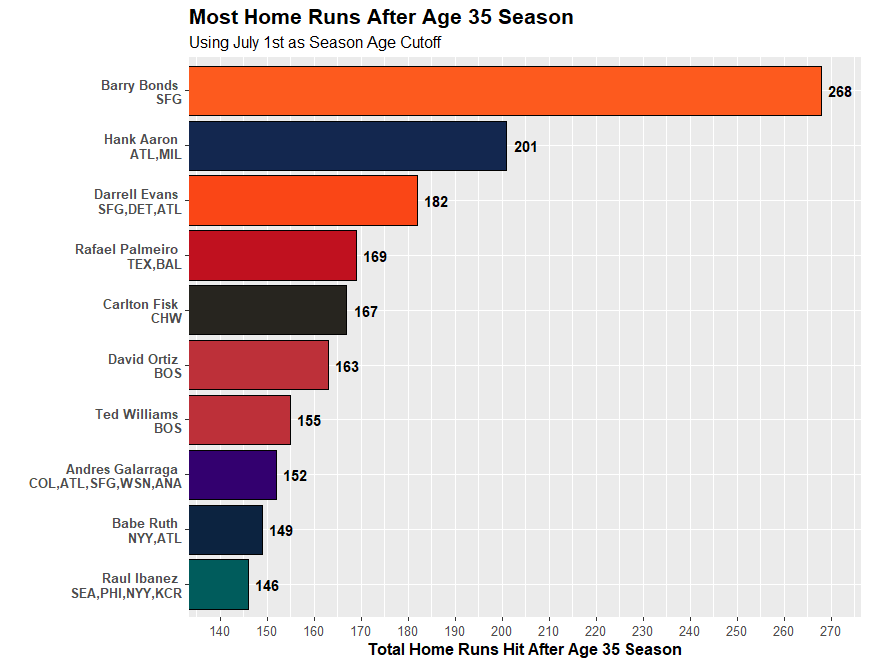

Reproduce this figure in R.
#Set working directory

setwd("C:/Users/daily/Desktop/Repositories/MiscVisuals/Website Visualizations/Most X After Age X Season/MLB")

#Loading necessary libraries

library(sqldf)
library(tidyverse)
library(zoo)
library(Lahman)

#Get data from Lahman Database

data <- sqldf('WITH sub1 AS (
SELECT People.playerID, Batting.yearID, CASE WHEN birthMonth <= 6 THEN Batting.yearID - birthYear ELSE Batting.yearID - birthYear - 1 END AS SeasonAge, People.nameFirst, People.nameLast,
TeamsFranchises.franchName AS Teams, TeamsFranchises.franchID, SUM(Batting.HR) AS HR
                    FROM People
                    INNER JOIN Batting
                    ON People.playerID = Batting.PlayerID
                    INNER JOIN Teams
                    ON Batting.teamID = Teams.teamID
                    AND Batting.yearID = Teams.yearID
                    INNER JOIN TeamsFranchises
                    ON Teams.franchID = TeamsFranchises.franchID
                    GROUP BY Batting.playerID, Batting.yearID
                    HAVING (CASE WHEN birthMonth <= 6 THEN Batting.yearID - birthYear ELSE Batting.yearID - birthYear - 1 END > 35))
              SELECT playerID,
              nameFirst,
              nameLast,
              GROUP_CONCAT(DISTINCT Teams) AS Teams,
              GROUP_CONCAT(DISTINCT franchID) AS TeamIDs,
              SUM(HR) AS HR_Total
              FROM sub1
              GROUP BY playerID
              ORDER BY HR_Total DESC')

#Limit to top 10 spots

top_data <- data %>%
  mutate(Rank = rank(-HR_Total, ties.method = "min")) %>%
  filter(Rank <= 10)

#Combine columns for display

top_data <- top_data %>%
  mutate(Name = paste(nameFirst, nameLast)) %>%
  mutate(chart_label = paste(nameFirst,nameLast,"\n", TeamIDs))

#Team Colors for display

fill_color <- c("Arizona Diamondbacks" = "#5F259F",
                "Atlanta Braves" = "#CE1141",
                "Baltimore Orioles" = "#DF4601",
                "Boston Red Sox" = "#BD3039",
                "Chicago Cubs" = "#0E3386",
                "Chicago White Sox" = "#27251F",
                "Cincinnati Reds" = "#C6011F",
                "Cleveland Indians" = "#E31937",
                "Colorado Rockies" = "#33006F",
                "Detroit Tigers" = "#FA4616",
                "Houston Astros" = "#EB6E1F",
                "Kansas City Royals" = "#004687",
                "Los Angeles Angels of Anaheim" = "#BA0021",
                "Los Angeles Dodgers" = "#005A9C",
                "Miami Marlins" = "#00A3E0",
                "Milwaukee Brewers" = "#FFC52F",
                "Minnesota Twins" = "#002B5C",
                "New York Mets" = "#FF5910",
                "New York Yankees" = "#0C2340",
                "Oakland Athletics" = "#003831",
                "Philadelphia Phillies" = "#E81828",
                "Pittsburgh Pirates" = "#FDB827",
                "St. Louis Cardinals" = "#C41E3A",
                "San Diego Padres" = "#2F241D",
                "San Francisco Giants" = "#FD5A1E",
                "Seattle Mariners" = "#005C5C",
                "Tampa Bay Rays" = "#8FBCE6",
                "Texas Rangers" = "#C0111F",
                "Toronto Blue Jays" = "#134A8E",
                "Washington Nationals" = "#AB0003",
                "Multiple Teams" = "seashell",
                "Barry Bonds" = "#FD5A1E",
                "Hank Aaron" = "#13274F",
                "Darrell Evans" = "#FA4616",
                "Rafael Palmeiro" = "#C0111F",
                "Carlton Fisk" = "#27251F",
                "David Ortiz" = "#BD3039",
                "Ted Williams" = "#BD3039",
                "Andres Galarraga" = "#33006F",
                "Babe Ruth" = "#0C2340",
                "Raul Ibanez" = "#005C5C")

#Create visual

top_data %>%
  ggplot(aes(x = reorder(chart_label, HR_Total), y = HR_Total, fill = Name)) +
  geom_bar(stat = "identity", color = "black") +
  geom_text(aes(label = HR_Total), fontface = "bold", hjust = -0.3) +
  coord_flip(ylim = c(140, 270)) +
  scale_y_continuous(breaks = seq(140, 270, 10)) +
  scale_fill_manual(values = fill_color) +
  theme(plot.title = element_text(size = 16, face = "bold"),
        plot.subtitle = element_text(size = 12),
        axis.title.x = element_text(size = 12, face = "bold"),
        axis.text.x = element_text(size = 10),
        axis.text.y = element_text(size = 10, face ="bold"),
        legend.position = "none") +
  labs(title = "Most Home Runs After Age 35 Season",
       subtitle = "Using July 1st as Season Age Cutoff",
       x = "",
       y = "Total Home Runs Hit After Age 35 Season")
